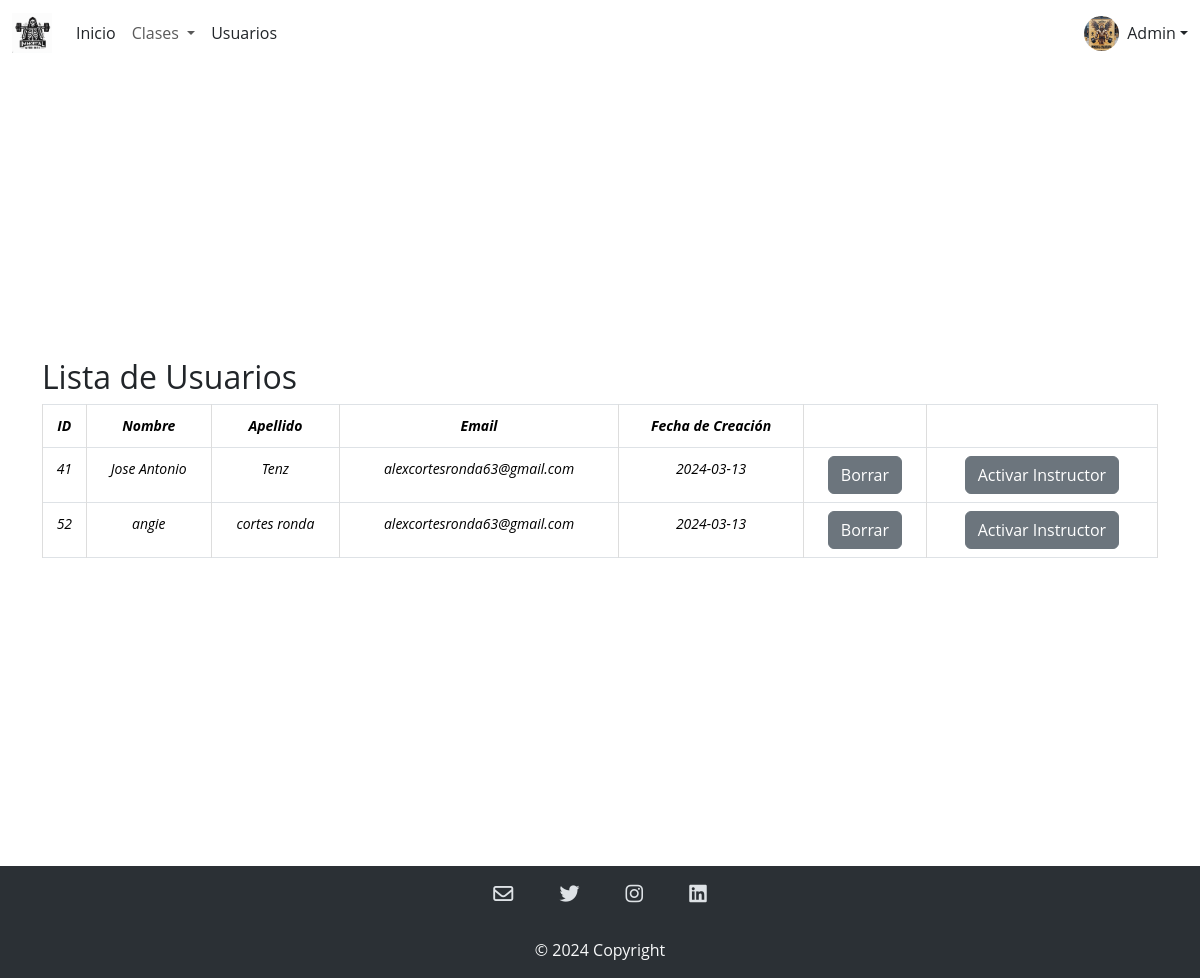
The app's page /admin/verUsuariosAdmin.php with its own data.
### tables this page shows
CREATE TABLE `usuarios` (
  `ID_Usuario` int(11) NOT NULL,
  `Nombre` varchar(50) NOT NULL,
  `Apellido` varchar(50) NOT NULL,
  `Email` varchar(100) NOT NULL,
  `Username` varchar(50) NOT NULL,
  `Password` varchar(255) NOT NULL,
  `Fecha_Creacion` date NOT NULL,
  `Foto` varchar(255) NOT NULL DEFAULT 'imagenPredeterminada.jpg',
  `Is_Admin` tinyint(1) NOT NULL,
  `Is_Instructor` tinyint(1) NOT NULL,
  `ID_Boxes` int(11) DEFAULT NULL
);

### admin/verUsuariosAdmin.php (the view, shortened to what this page needs)
<?php
include '../modulos/headerAdmin.php';
$usuarios = obtenerUsuarios();
echo '<div class="container general">';
echo '<h2>Lista de Usuarios</h2>';
echo '<table class="table table-bordered">';
echo '<thead class="thead-dark">';
echo '<tr>';
echo '<th>ID</th>';
echo '<th>Nombre</th>';
echo '<th>Apellido</th>';
echo '<th>Email</th>';
echo '<th>Fecha de Creación</th>';
echo '<th></th>';
echo '<th></th>';
echo '</tr>';
echo '</thead>';
echo '<tbody>';
foreach ($usuarios as $usuario) {
    echo '<tr>';
    echo '<td>' . $usuario['ID_Usuario'] . '</td>';
    echo '<td>' . $usuario['Nombre'] . '</td>';
    echo '<td>' . $usuario['Apellido'] . '</td>';
    echo '<td>' . $usuario['Email'] . '</td>';
    echo '<td>' . $usuario['Fecha_Creacion'] . '</td>';
    echo '<td><button id="borrarUsuario" class="btn btn-secondary" data-id="' . $usuario['ID_Usuario'] . '">Borrar</button></td>';
    echo '<td><button id="cambiarInstructor" class="btn btn-secondary" data-id="' . $usuario['ID_Usuario'] . '">Activar Instructor</button></td>';
    echo '</tr>';
}
echo '</tbody>';
echo '</table>';
echo '</div>';
function obtenerUsuarios(){
    include '../CRUD/conexion.php';
    $sql = "SELECT usuarios.*, boxes.Nombre AS nombre_box
            FROM usuarios
            INNER JOIN boxes ON usuarios.ID_Boxes = boxes.ID_Boxes
            WHERE usuarios.ID_Boxes = 13";
    $resultado = $conexion->query($sql);
    $usuarios = array();
    while ($fila = $resultado->fetch_assoc()) {
        $usuarios[] = $fila;
    }
    return $usuarios;
}
include '../modulos/footer.php';
?>

### css/style.css (style rules this page uses)
* { font-family: 'Open Sans', sans-serif; }
body { background-color: #ffffff; }
.container { justify-content: center; align-content: center; }
td, th { border: 1px solid #dddddd; text-align: center; padding: 8px; }
.team .member .member-info p,table { font-style: italic; font-size: 14px; line-height: 26px; color: #888888; text-align: center; }
.general { min-height: 100vh; }

### records on screen
usuarios: ID_Usuario "41", Nombre "Jose Antonio", Apellido "Tenz", Email "alexcortesronda63@gmail.com", Fecha_Creacion "2024-03-13"
usuarios: ID_Usuario "52", Nombre "angie", Apellido "cortes ronda", Email "alexcortesronda63@gmail.com", Fecha_Creacion "2024-03-13"
